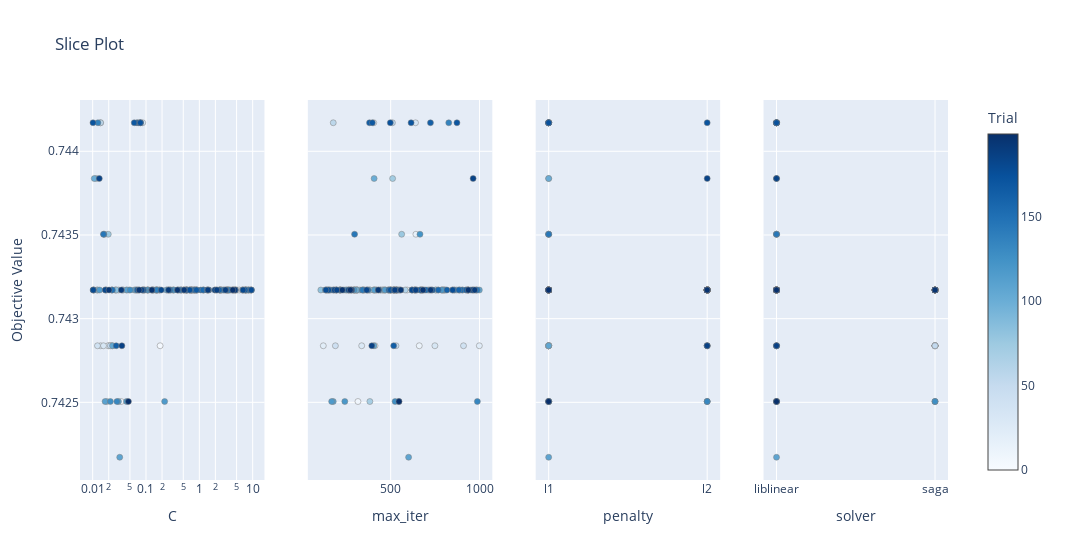

The notebook cell this image was saved under:
### Code cell
optuna.visualization.plot_slice(study, params=['penalty', 'C', 'max_iter', 'solver'])

### Figure 1 — Plotly figure (JSON) as saved in the notebook; plotly's stock layout.template omitted (floating-point values rounded to 4 significant figures; data arrays with more than 128 entries replaced by an {"elided": "..."} marker saying what was removed)
{"data": [{"marker": {"color": {"elided": "200 int values"}, "colorbar": {"title": {"text": "Trial"}, "x": 1, "xpad": 40}, "colorscale": [[0, "rgb(247,251,255)"], [0.125, "rgb(222,235,247)"], [0.25, "rgb(198,219,239)"], [0.375, "rgb(158,202,225)"], [0.5, "rgb(107,174,214)"], [0.625, "rgb(66,146,198)"], [0.75, "rgb(33,113,181)"], [0.875, "rgb(8,81,156)"], [1, "rgb(8,48,107)"]], "line": {"color": "Grey", "width": 0.5}, "showscale": true}, "mode": "markers", "name": "Feasible Trial", "showlegend": false, "type": "scatter", "x": {"elided": "200 float values"}, "xaxis": "x", "y": {"elided": "200 float values"}, "yaxis": "y"}, {"marker": {"color": {"elided": "200 int values"}, "colorbar": {"title": {"text": "Trial"}, "x": 1, "xpad": 40}, "colorscale": [[0, "rgb(247,251,255)"], [0.125, "rgb(222,235,247)"], [0.25, "rgb(198,219,239)"], [0.375, "rgb(158,202,225)"], [0.5, "rgb(107,174,214)"], [0.625, "rgb(66,146,198)"], [0.75, "rgb(33,113,181)"], [0.875, "rgb(8,81,156)"], [1, "rgb(8,48,107)"]], "line": {"color": "Grey", "width": 0.5}, "showscale": false}, "mode": "markers", "name": "Feasible Trial", "showlegend": false, "type": "scatter", "x": {"elided": "200 int values"}, "xaxis": "x2", "y": {"elided": "200 float values"}, "yaxis": "y2"}, {"marker": {"color": {"elided": "200 int values"}, "colorbar": {"title": {"text": "Trial"}, "x": 1, "xpad": 40}, "colorscale": [[0, "rgb(247,251,255)"], [0.125, "rgb(222,235,247)"], [0.25, "rgb(198,219,239)"], [0.375, "rgb(158,202,225)"], [0.5, "rgb(107,174,214)"], [0.625, "rgb(66,146,198)"], [0.75, "rgb(33,113,181)"], [0.875, "rgb(8,81,156)"], [1, "rgb(8,48,107)"]], "line": {"color": "Grey", "width": 0.5}, "showscale": false}, "mode": "markers", "name": "Feasible Trial", "showlegend": false, "type": "scatter", "x": {"elided": "200 str values"}, "xaxis": "x3", "y": {"elided": "200 float values"}, "yaxis": "y3"}, {"marker": {"color": {"elided": "200 int values"}, "colorbar": {"title": {"text": "Trial"}, "x": 1, "xpad": 40}, "colorscale": [[0, "rgb(247,251,255)"], [0.125, "rgb(222,235,247)"], [0.25, "rgb(198,219,239)"], [0.375, "rgb(158,202,225)"], [0.5, "rgb(107,174,214)"], [0.625, "rgb(66,146,198)"], [0.75, "rgb(33,113,181)"], [0.875, "rgb(8,81,156)"], [1, "rgb(8,48,107)"]], "line": {"color": "Grey", "width": 0.5}, "showscale": false}, "mode": "markers", "name": "Feasible Trial", "showlegend": false, "type": "scatter", "x": {"elided": "200 str values"}, "xaxis": "x4", "y": {"elided": "200 float values"}, "yaxis": "y4"}], "layout": {"title": {"text": "Slice Plot"}, "width": 1200, "xaxis": {"anchor": "y", "domain": [0, 0.2125], "title": {"text": "C"}, "type": "log"}, "xaxis2": {"anchor": "y2", "domain": [0.2625, 0.475], "title": {"text": "max_iter"}}, "xaxis3": {"anchor": "y3", "categoryarray": ["l1", "l2"], "categoryorder": "array", "domain": [0.525, 0.7375], "title": {"text": "penalty"}, "type": "category"}, "xaxis4": {"anchor": "y4", "categoryarray": ["liblinear", "saga"], "categoryorder": "array", "domain": [0.7875, 1], "title": {"text": "solver"}, "type": "category"}, "yaxis": {"anchor": "x", "domain": [0, 1], "title": {"text": "Objective Value"}}, "yaxis2": {"anchor": "x2", "domain": [0, 1], "matches": "y", "showticklabels": false}, "yaxis3": {"anchor": "x3", "domain": [0, 1], "matches": "y", "showticklabels": false}, "yaxis4": {"anchor": "x4", "domain": [0, 1], "matches": "y", "showticklabels": false}}}
